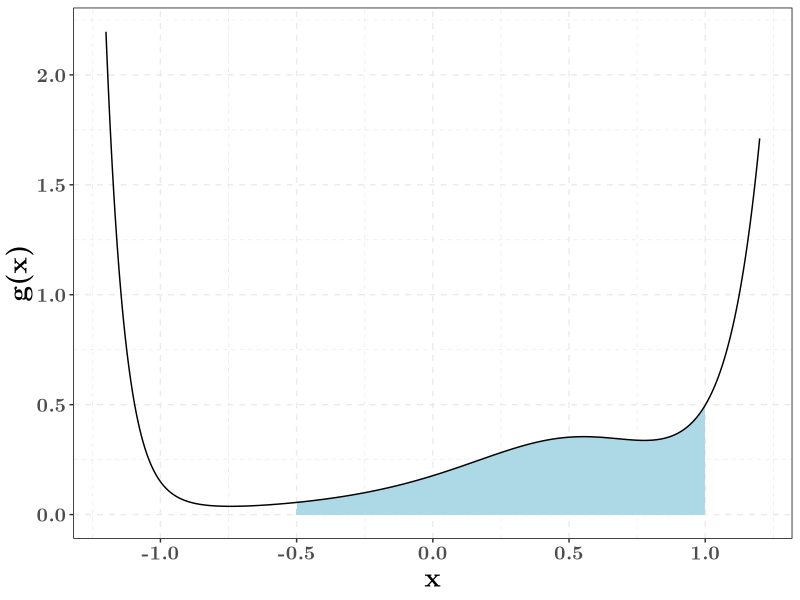
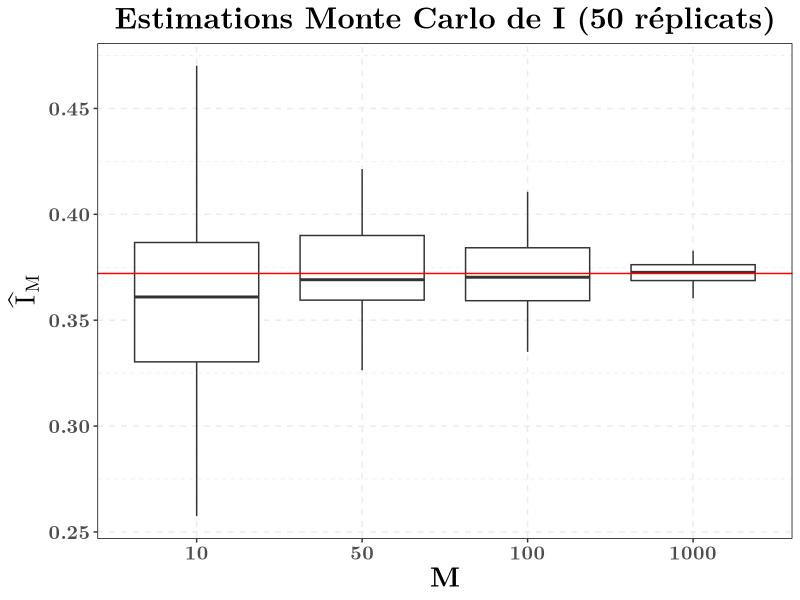
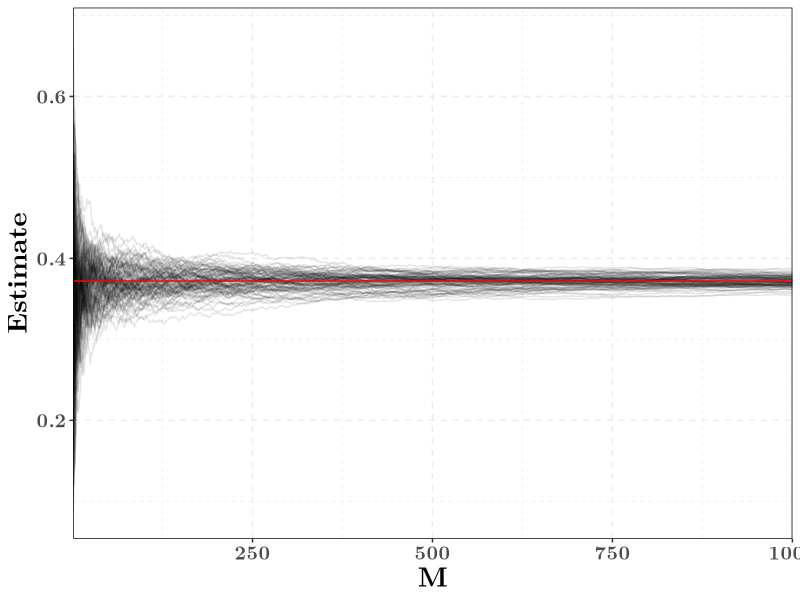
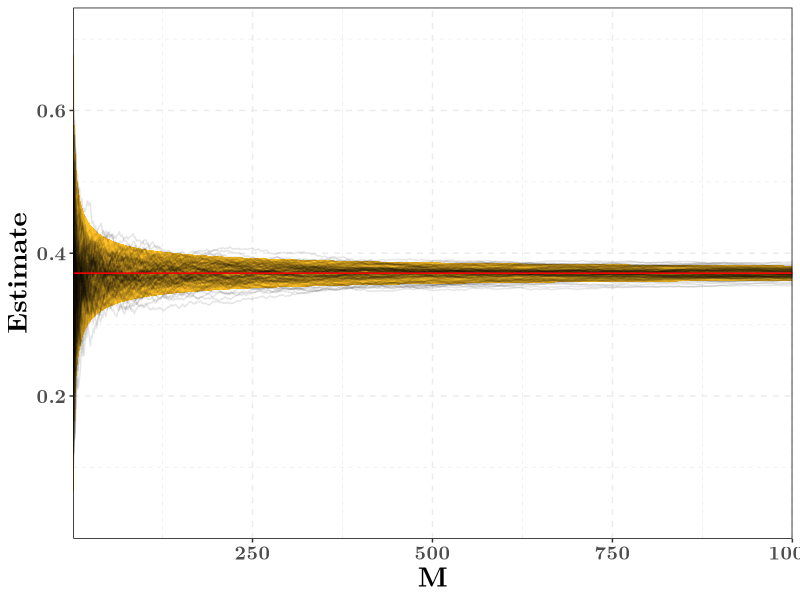
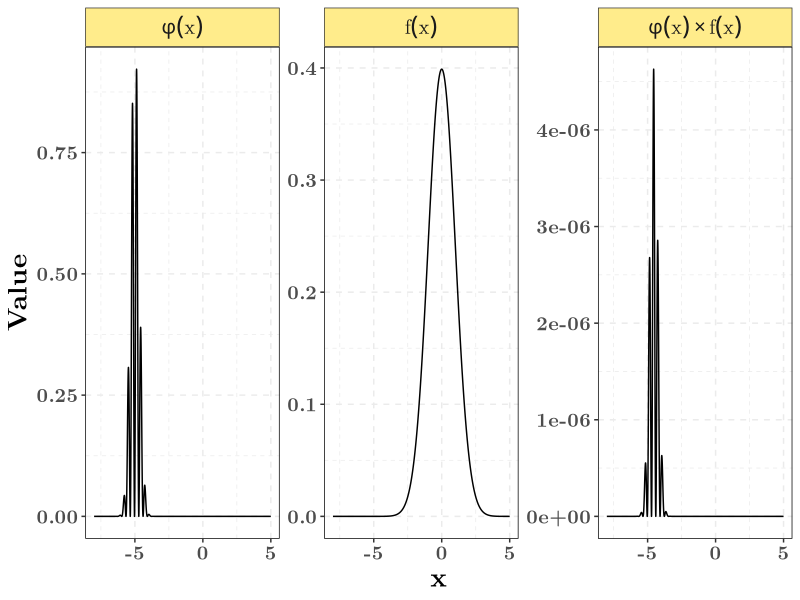
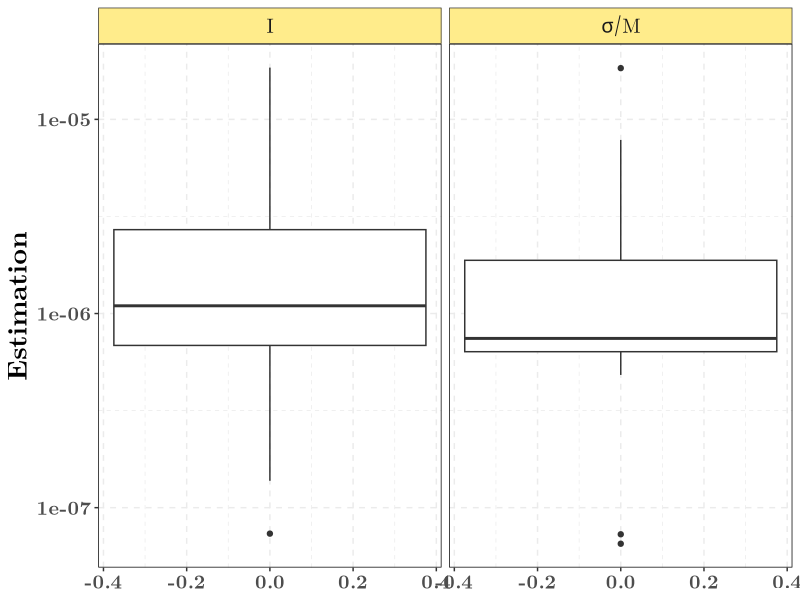
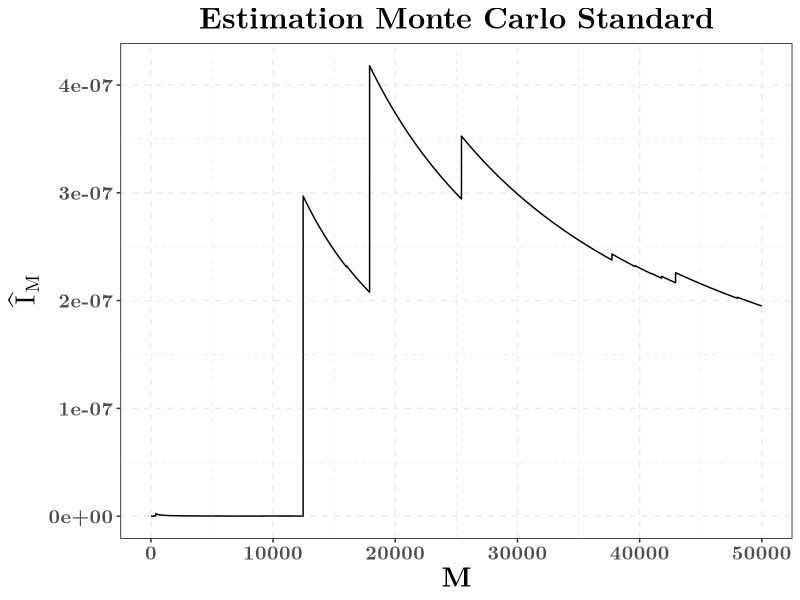
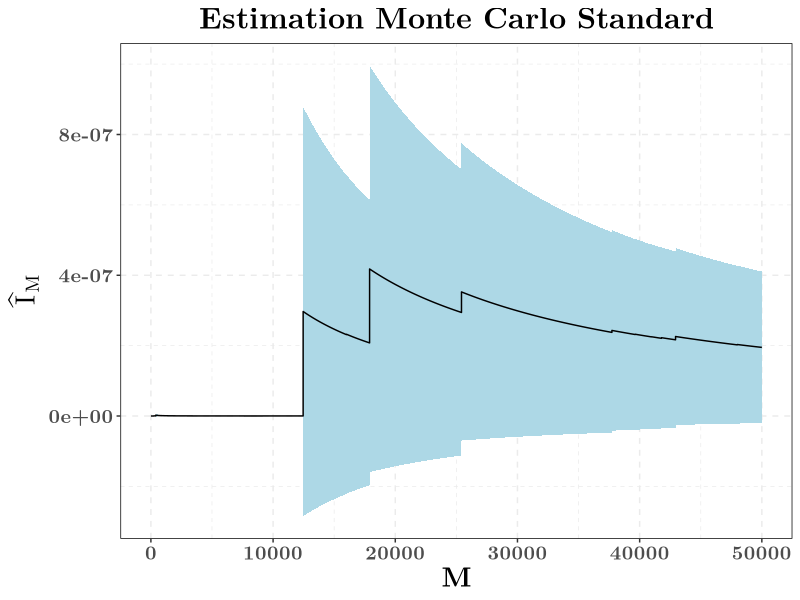

These figures' R source, in order: (Note: this script raises an error after producing the figures.)
## ---- chunk 1
knitr::opts_chunk$set(echo = FALSE, message = FALSE,
                      cache = TRUE,
                      out.width = "75%",
                      fig.align = "center")
library(tidyverse)
## ---- chunk 2
theme_set(theme_bw() +
            theme(
              panel.border = element_rect(colour = "black",
                                          fill = rgb(0, 0, 0, 0)),
              panel.grid = element_line(linetype = 2),
              plot.background = element_rect(fill = "white"),# bg around panel
              legend.background = element_blank(),
              text = element_text(family = "LM Roman 10", size = 18, face = "bold"),
              axis.title = element_text(size = rel(1.1)),
              legend.text = element_text(size = rel(1)),
              legend.title = element_text(size = rel(1.1)),
              plot.subtitle = element_text(hjust = 0.5, size = rel(1)),
              strip.background = element_rect(fill = "lightgoldenrod1"),
              plot.title = element_text(face = "bold", size = rel(1.2), hjust = 0.5)))
## ---- chunk 3
fonction_g <- function(x){
  d <- 10
  coeffs <- 0.5 * sin(1:d)
  sapply(x, function(z){
    sum(coeffs * z^(0:(d-1)))
  }) ^ 2
}
int_min <- -0.5
int_max <- 1
int_length <- int_max - int_min
true_val <- integrate(fonction_g, int_min, int_max)$value
fonction_phi <- function(x){
  int_length * fonction_g(x)
}
## ---- chunk 4
tibble(x = seq(-1.2, 1.2, length.out = 1001)) %>%
  mutate(g_x = fonction_g(x)) %>% # Calcul des valeurs de f
  mutate(borne_inf = 0) %>%
  rowwise() %>%
  mutate(borne_sup = ifelse(test = (x > int_min) & (x < int_max), 
                            yes = g_x, no = 0)) %>%
  ggplot() +
  aes(x = x)  +
  geom_ribbon(aes(ymin = borne_inf, ymax = borne_sup),
              fill = "lightblue") +
  geom_line(aes(y = g_x))  +
  labs(y = "g(x)")
## ---- chunk 5
get_mc_estimate <- function(M, id){
  tibble(Estimate = runif(M, int_min, int_max) %>% fonction_phi() %>% mean(),
         id = id, M = M)
}
## ---- chunk 6
c(10, 50, 100, 1000) %>% 
  purrr::map_dfr(function(my_N) 
    purrr::map_dfr(1:50, get_mc_estimate, M = my_N)) %>% 
  mutate(id = factor(id), M = factor(M)) %>% 
  ggplot(aes(x = M, y = Estimate)) +
  geom_boxplot() +
  labs(y = expression(hat(I)[M]),
       title = "Estimations Monte Carlo de I (50 réplicats)") +
  geom_hline(yintercept = true_val, 
             col = "red")
## ---- chunk 7
n_replicates <- 100
M_max <- 1000
## ---- chunk 8
all_estimates <- purrr::rerun(n_replicates, 
             tibble(phi_u = runif(M_max, int_min, int_max) %>% fonction_phi,
                    M = 1:M_max) %>% 
               mutate(Estimate = cumsum(phi_u) / M)
              ) %>% 
  bind_rows(.id = "Replicate")
ggplot(all_estimates, aes(x = M)) +
  geom_line(aes(y = Estimate, group = Replicate), alpha = 0.1) +
  geom_hline(yintercept = true_val, 
             col = "red") +
  scale_x_continuous(expand = c(0, 0))
## ---- chunk 9
z_975 <- qnorm(0.975)
var_I1 <- integrate(function(x) (fonction_phi(x) -  true_val)^2 / int_length,
                    int_min, int_max)$value
bornes_asymp <- tibble(M = 1:M_max) %>% 
  mutate(borne_sup = true_val + z_975 * sqrt(var_I1 / M),
         borne_inf = true_val - z_975 * sqrt(var_I1 / M))
ggplot(all_estimates, aes(x = M)) +
  geom_ribbon(data = bornes_asymp, 
              aes(ymin = borne_inf, 
                  ymax = borne_sup),
              fill = "goldenrod1") +
geom_line(aes(y = Estimate, group = Replicate), alpha = 0.1) +
  geom_hline(yintercept = true_val, 
             col = "red") +
  scale_x_continuous(expand = c(0, 0))
## ---- chunk 10
get_phi <- function(x){
  sin(10 * x)^2 * exp(-5 * (x + 5)^2)
}
get_f <- function(x, log = FALSE){
  dnorm(x, log = log)
}
my_df_proposal <- 3
get_g <- function(x, df = my_df_proposal, log = FALSE){
  dt(x + 5, df = df, log = log) # Student distribution with finite variance
}
## ---- chunk 11
function_tibble <- tibble(x = seq(-8, 5, by = 0.001)) %>% 
  mutate(phi_x = get_phi(x), f_x = get_f(x), phi_f = phi_x * f_x,
         g_x = get_g(x), f_over_g = f_x / g_x) %>% 
  gather(-x, key = "Function", value = "Value", factor_key = TRUE) %>% 
  mutate(Function = factor(Function, labels = c("phi(x)", "f(x)",
                                                "phi(x)%*%f(x)",
                                                "g(x)", "f(x) %/% g(x)")))
## ---- chunk 12
function_tibble %>% 
  filter(str_detect(Function, "g", negate = TRUE)) %>%
  ggplot(aes(x = x, y = Value)) +
  geom_line() +
  facet_wrap(.~Function, scales = "free", labeller = label_parsed)
## ---- chunk 13
get_mc_estimate <- function(n_samp){
  samples <- rnorm(n_samp)
  z_975 <- qnorm(0.975)
  tibble(index = 1:n_samp, x = samples, phi_x = get_phi(samples),
         w = 1) %>% 
    mutate(estimate = cumsum(phi_x) / index,
           variance = cumsum(phi_x^2) / index - estimate^2,
           borne_sup = estimate + z_975 * sqrt(variance / index),
           borne_inf = estimate - z_975 * sqrt(variance / index))
}
## ---- chunk 14
set.seed(1234)
my_mc_estimate <- get_mc_estimate(5e4)
## ---- chunk 15
resultats <- read.table("resultats_estimation.csv",
                        sep = ",", header = T)
resultats %>% mutate(ecart_type = sqrt(variance_estimee / 5e4)) %>% 
  select(estimation, ecart_type) %>%
  filter(estimation < 0.1) %>% 
  gather(key = "Parametre", value = "Estimation", factor_key = TRUE) %>% 
  mutate(Parametre = factor(Parametre, labels = c("I", "sigma/M"))) %>% 
  ggplot(aes(y = Estimation)) +
  geom_boxplot() +
  scale_y_continuous(trans = "log10") +
  facet_wrap(.~Parametre, labeller = label_parsed) 
## ---- chunk 16
ggplot(my_mc_estimate) +
  aes(x = index, y = estimate) +
  geom_line() +
  labs(x = "M", y = expression(hat(I)[M]),
       title = "Estimation Monte Carlo Standard")
## ---- chunk 17
plot_mc_estimate <- ggplot(my_mc_estimate) +
  aes(x = index, y = estimate) +
  geom_ribbon(aes(ymin = borne_inf, ymax = borne_sup),
              fill = "lightblue") + 
  geom_line() +
  labs(x = "M", y = expression(hat(I)[M]),
       title = "Estimation Monte Carlo Standard")
plot_mc_estimate
## ---- chunk 18
set.seed(123)
three_mc_estimates <- rerun(3, get_mc_estimate(5e4)) %>% 
  bind_rows(.id = "Replicate")
ggplot(three_mc_estimates) +
  aes(x = index, y = estimate) +
  geom_ribbon(aes(ymin = borne_inf, ymax = borne_sup,
                  fill = Replicate), alpha = 0.5) + 
  geom_line(aes(group = Replicate, linetype = Replicate)) +
  theme(legend.position = "none") +
  labs(x = "M", y = expression(hat(I)[M]),
       title = "Estimation Monte Carlo Standard") +
  coord_cartesian(ylim = c(-1, 1) * 5e-6)
## ---- chunk 19
function_tibble %>% 
  filter(Function == "phi(x)%*%f(x)") %>% 
  ggplot(aes(x = x, y = Value)) +
  geom_line() +
  geom_point(data = my_mc_estimate,
             mapping = aes(y = 0), col = "blue",
             size = 0.5)
## ---- chunk 20
get_is_estimate <- function(n_samp, df = my_df_proposal){
  samples <- rt(n_samp, df = df) - 5
  weights <- exp(get_f(samples, log = TRUE) - get_g(samples, df = df, log = TRUE))
  z_975 <- qnorm(0.975)
  tibble(index = 1:n_samp, x = samples, phi_x = get_phi(samples),
         w = weights) %>% 
    mutate(estimate = cumsum(phi_x * weights) / index,
           variance = cumsum((phi_x * weights)^2) / index - estimate^2,
           borne_sup = estimate + z_975 * sqrt(variance / index),
           borne_inf = estimate - z_975 * sqrt(variance / index))
}
## ---- chunk 21
main_plot_is <- function_tibble %>% 
  filter(Function %in% c("phi(x)", "g(x)")) %>% 
  ggplot(aes(x = x, y = Value)) +
  scale_color_manual(labels = c(expression(phi(x), "g(x)")),
                     values = c("blue", "red")) +
  geom_line(aes(color = Function)) 
main_plot_is
## ---- chunk 22
set.seed(123)
M_example <- 30
is_estimate_example <- get_is_estimate(M_example) 
## ---- chunk 23
main_plot_is +
  geom_point(data = is_estimate_example, aes(y = 0, size = w),
             color = "red") +
  guides(size = "none") +
  labs(title = paste0(M_example, " échantillons pondérés d'une Student(",
                      my_df_proposal, ") centrée en  -5"))
## ---- chunk 24
set.seed(1234)
plot_is_estimate <- get_is_estimate(5e4) %>%  
  ggplot() +
  aes(x = index, y = estimate) +
  geom_ribbon(aes(ymin = borne_inf, ymax = borne_sup),
              fill = "coral2") +
  geom_line() + 
  labs(x = "M", y = expression(hat(IS)[M]^IS),
       title = "Estimation par échantillonnage préférentiel")
plot_is_estimate
## ---- chunk 25
set.seed(1)
mutate(get_mc_estimate(1e6), Type = "Standard") %>% 
  bind_rows(mutate(get_is_estimate(1e6), Type = "Ech. Pref")) %>% 
  slice(seq(1, 2e6, by = 100)) %>% 
  ggplot() +
  aes(x = index, y = estimate) +
  geom_ribbon(aes(ymin = borne_inf, ymax = borne_sup, fill = Type),
              alpha = 0.5) +
  geom_line(aes(color = Type)) + 
  labs(x = "M", y = expression(hat(I)),
       title = "Estimation de I")
## ---- chunk 26
mon_runif <- function(n , a, m, c, x0){
  # %% est l'opérateur modulo
  x0 <- x0 %% m# On s'assure que x0 est bien plus petit que m
  xs <- rep(x0, n + 1)# Suite des xs, on ne gardera que les n derniers
  for(k in 2:(n+1)){
    xs[k] <- (a * xs[k - 1] + c) %% m 
  }
  us <- xs / m # Mise entre 0 et 1
  # Retour sous forme de data.frame, pratique pour les ggplot
  tibble(n = 1:n, valeur = us[-1])# On ne retourne pas x0 / m
}
## ---- chunk 27
parametres <- list(a = list(41358, 3, 101),# On stocke les différents paramètres
                   m = list(2^31 - 1, 2^31 - 1, 2311))# dans une liste
# On peut faire plusieurs traitements sans boucle dans R
resultats <- purrr::pmap_dfr(parametres, # On applique à la liste des paramètres
                             mon_runif, # La fonction
                             n = 10000, c = 0, x0 = 17, # Les paramètres manquants
                             .id = "numero")# On souhaite une colonne
## ---- chunk 28
ggplot(resultats) +
  aes(x = valeur) +
  geom_histogram(aes(y = ..density..),
                 fill = "lightblue", color = "blue", 
                 breaks = seq(0, 1, length.out = 21)) +
  facet_wrap(.~numero) +
  labs(y = "Densité empirique", x = "U")
## ---- chunk 29
ggplot(resultats) +
  aes(x = valeur, y = lead(valeur)) +
  geom_point(size = 0.5) +
  facet_wrap(.~numero) +
  labs(y = expression(u[k]), x = expression(u[k - 1]))
## ---- chunk 30
mon_rexp <- function(n, lambda){
  # On simule selon une loi uniforme
  us <- runif(n) # Echantillon IID U[0,1]
  # On applique la fonction quantile a l'échantillon
  - log(1 - us) / lambda
}
## ---- chunk 31
tibble(x = mon_rexp(1e4, 1)) %>% 
  ggplot(aes(x = x)) +
  geom_histogram(aes(y = ..density..),
                 color = "blue", fill = "lightblue",
                 breaks = seq(0, 12, by = 0.5)) +
  stat_function(fun = dexp, color = "red") +
  labs(x = "x", y = "Densité empirique",
       title = expression("Echantillon de taille 10000, "~lambda==1))
## ---- chunk 32
get_f_density <- function(x){
  sqrt(2 / pi) * exp(-x^2 * 0.5)
}
## ---- chunk 33
get_g_density <- function(x){
  dexp(x, 1)
}
M <- sqrt(2 / pi) * exp(0.5)
get_ratio <- function(x){
  get_f_density(x) / (M * get_g_density(x))
}
## ---- chunk 34
functions_tibble <- tibble(x = seq(0, 8, length.out = 1001)) %>% 
  mutate(f = get_f_density(x),
         g = get_g_density(x),
         Mg = M * g,
         Ratio = get_ratio(x)) %>% 
  gather(-x, key = "Fonction", value = "Valeur", factor_key = TRUE) 
functions_tibble %>% 
  ggplot(aes(x = x, y = Valeur, color = Fonction)) +
  geom_line(size = 2, alpha = 0.8) +
  labs(x = "x", y = "") +
  scale_color_manual(values = c("darkgreen", "red", "orange", "purple"))
## ---- chunk 35
get_acceptation <- function(n){
  candidates <- rexp(n)
  tibble(x = candidates,
         y = 0,
         accepte = runif(n) < get_ratio(candidates)) %>% 
    mutate(Fonction = ifelse(accepte, "f", "g"))
}
## ---- chunk 36
set.seed(123)
simulated_points <- get_acceptation(10000)
functions_tibble %>%
  filter(Fonction != "Mg") %>% 
  ggplot(aes(x = x)) +
  geom_line(aes(y = Valeur, color = Fonction)) +
  labs(x = "x", y = "") +
  scale_color_manual(values = c("darkgreen", "red", "purple")) +
  geom_jitter(data = simulated_points, aes(y = y), color = "red",
             size = 0.5, height = 0.01, alpha = 0.5)
## ---- chunk 37
set.seed(123)
simulated_points <- get_acceptation(10000)
functions_tibble %>%
  filter(Fonction != "Mg") %>% 
  ggplot(aes(x = x)) +
  geom_line(aes(y = Valeur, color = Fonction)) +
  labs(x = "x", y = "") +
  scale_color_manual(values = c("darkgreen", "red", "purple")) +
  geom_jitter(data = simulated_points, aes(y = y, color = Fonction), 
             size = 0.5,  height = 0.01, alpha = 0.5)
## ---- chunk 38
set.seed(123)
simulated_points <- get_acceptation(10000)
functions_tibble %>%
  filter(Fonction == "f") %>% 
  ggplot(aes(x = x)) +
  geom_line(aes(y = Valeur, color = Fonction)) +
  scale_color_manual(values = "darkgreen") +
  labs(x = "x", y = "") +
  geom_jitter(data = filter(simulated_points, accepte), 
             aes(y = y), color = "darkgreen", 
             size = 0.5,  height = 0.01, alpha = 0.5) +
  geom_histogram(data = filter(simulated_points, accepte),
                 breaks = seq(0, 8, by = 0.1),
                 aes(y = ..density..), fill = "darkgreen", 
                 alpha = 0.2,
                 color = "darkgreen", linetype = 2)
## ---- chunk 39
get_f_sample <- function(n_sample){
  get_one_sample <- function(id){
    condition <- FALSE
    n_essai <- 0
    while(!condition){
      n_essai <- n_essai + 1
      y <- rexp(1, 1) # Simulation selon g
      u <- runif(1) # Uniform
      # On suppose que f, g, et M existent
      condition <- (u <= get_f_density(y) / (M * get_g_density(y)))
    }
    tibble(x = y, n_essai = n_essai, id = id)
  }
  parallel::mclapply(1:n_sample, get_one_sample,
                     mc.cores = parallel::detectCores()) %>% 
    bind_rows()
}
## ---- chunk 40
my_f_sample <- get_f_sample(1e4)
## ---- chunk 41
my_f_sample %>% 
  group_by(n_essai) %>% 
  summarise(Proportion = n() / 10000) %>% 
  mutate(loi_temps = dgeom(n_essai - 1, 1/M)) %>% 
  ggplot(aes(x = n_essai)) + 
  geom_col(aes(y = Proportion), width = 0.1, fill = "blue") +
  geom_point(aes(y = loi_temps), size = 2, col = "red") +
  geom_line(aes(y = loi_temps), size = 1, col = "red") +
  labs(x = "Nombre d'essais") +
  geom_text(data = tibble(n_essai = 6, y = c(0.6, 0.5), 
                          texte = c("Théorique", "Empirique")),
            aes(y = y, label = texte, color = texte),
            size = 6) +
  scale_color_manual(values = c("blue", "red")) +
  scale_x_continuous(labels = 1:8, breaks = 1:8) +
  theme(legend.position = "none")
